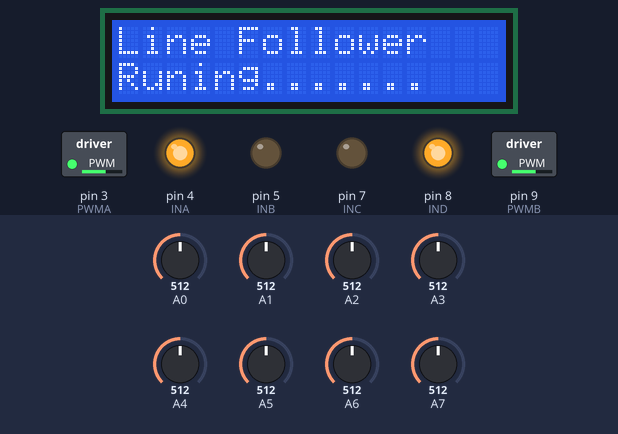
A sketch run on a simulated Arduino Nano, built with avr-gcc and run on an emulated ATmega328P. Parts: 16×2 character LCD, switched loads named in the sketch (green lamp = pin HIGH), output pins drawn as LEDs (lit = HIGH). The test bench sets the inputs (shaded band); at power-on: A1 = 512, A6 = 512, A2 = 512, A0 = 512, A3 = 512, A4 = 512, A5 = 512, A7 = 512.

Above: at 1.2 s.
1.3 s: A1 set to 789
2.8 s: A1 set to 813
At 3.7 s:
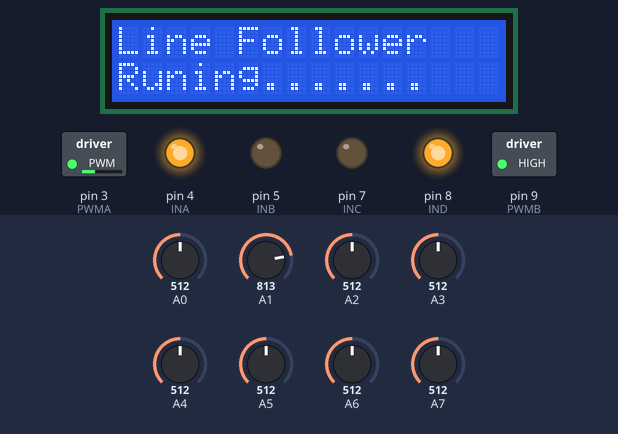
4.3 s: A6 set to 783
5.8 s: A6 set to 807
At 7.0 s:
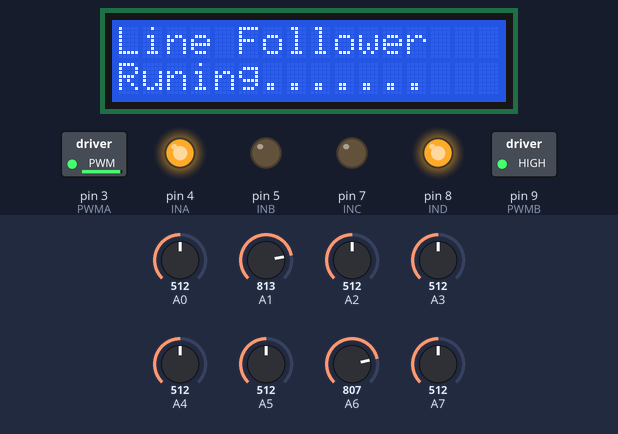
7.3 s: A2 set to 787
10.3 s: A2 set to 816
At 11.7 s:
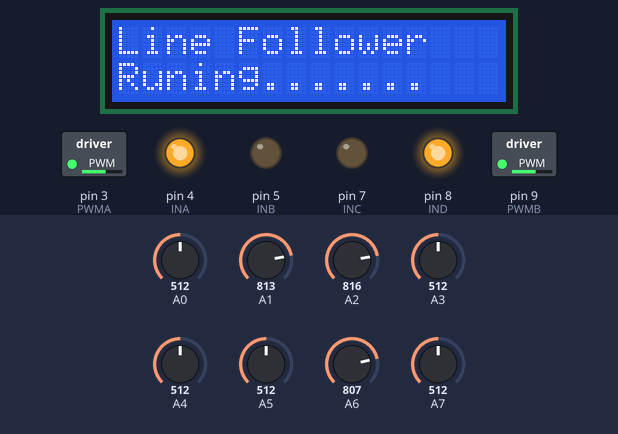
Timing chart, 0 to 12.8 s (numbered marks = the images above; inputs shaded):
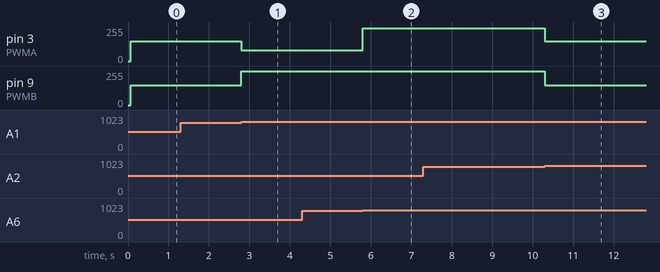

Measured:
- the behaviour switches between 799 and 800 on A1 (found by bisection; images 0 and 1)
- the behaviour switches between 799 and 800 on A6 (found by bisection; images 1 and 2)
- the behaviour switches between 799 and 800 on A2 (found by bisection; images 2 and 3)
- after the input at 1.3 s, every drawn part: stays the same
- after the input at 2.8 s, pin 3 (PWMA): 150/255 → 82/255 at once; pin 9 (PWMB): 150/255 → 255/255 at once
- after the input at 4.3 s, every drawn part: stays the same
- after the input at 5.8 s, pin 3 (PWMA): 82/255 → 244/255 at once
- after the input at 10.3 s, pin 3 (PWMA): 245/255 → 150/255 at once; pin 9 (PWMB): 255/255 → 150/255 at once

The sketch:

code_PID.ino
```cpp
#include <LiquidCrystal.h>
//động cơ 1
#define PWMA 3
#define INA 4
#define INB 5
//động cơ 2
#define PWMB 9
#define IND 8
#define INC 7

//do line
#define line_1 A0
#define line_2 A1
#define line_3 A2
#define line_4 A3
#define line_5 A4
#define line_6 A5
#define line_7 A6
#define line_8 A7

//LCD
#define RS_LCD 2
#define EN_LCD 13
#define D4_LCD 6
#define D5_LCD 10
#define D6_LCD 11
#define D7_LCD 12

// khai bao lcd
LiquidCrystal lcd(RS_LCD, EN_LCD, D4_LCD, D5_LCD, D6_LCD, D7_LCD);

int a[5];
int last_error = 0;

int integral = 0;

int expected = 2;

int mode = 0;
int speedA = 150, speedB = 150;
uint16_t analog_test[8] = {0, 0, 0, 0, 0, 0, 0, 0};
int readline();
void PID();
void set_motors(int pid);
void move(int val);

void setup()
{

  // in ra phan khoi dau
  lcd.begin(16, 2);
  lcd.print("Line Follower");
  lcd.setCursor(0, 1);
  lcd.print("Runing.......");

  // thiet lap input output
  pinMode(PWMA, OUTPUT);
  pinMode(INA, OUTPUT);
  pinMode(INB, OUTPUT);
  pinMode(INC, OUTPUT);
  pinMode(IND, OUTPUT);
  pinMode(PWMB, OUTPUT);
  pinMode(A0, INPUT);
  pinMode(A1, INPUT);
  pinMode(A2, INPUT);
  pinMode(A3, INPUT);
  pinMode(A4, INPUT);
  pinMode(A5, INPUT);
  pinMode(A6, INPUT);
  pinMode(A7, INPUT);
  Serial.begin(9600);

  //dung dong co
  digitalWrite(PWMA, 0);
  digitalWrite(PWMB, 0);
  digitalWrite(INA, 1);
  digitalWrite(INB, 0);
  digitalWrite(INC, 0);
  digitalWrite(IND, 1);
}

void loop()
{
  PID();
}

int readline()
{
  analog_test[0] = analogRead(A0);
  analog_test[1] = analogRead(A1);
  analog_test[2] = analogRead(A2);
  analog_test[3] = analogRead(A3);
  analog_test[4] = analogRead(A4);
  analog_test[5] = analogRead(A5);
  analog_test[6] = analogRead(A6);
  analog_test[7] = analogRead(A7);
  a[0] = ((analog_test[1] < 800) ? 0 : 1);
  a[1] = ((analog_test[2] < 800) ? 0 : 1);
  a[2] = (((analog_test[3] < 800) && (analog_test[4] < 800)) ? 0 : 1);
  a[3] = ((analog_test[5] < 800) ? 0 : 1);
  a[4] = ((analog_test[6] < 800) ? 0 : 1);

  bool blackspace = a[0] == 0 && a[1] == 0 && a[2] == 0 && a[3] == 0 && a[4] == 0;
  bool whitespace = a[0] == 1 && a[1] == 1 && a[2] == 1 && a[3] == 1 && a[4] == 1;
  if (blackspace || whitespace)
  {
    return 10;
  }

  if (a[0] == a[4])
  {
    mode = a[0];
  }

  for (int i = 0; i < 5; i++)
  {
    if (a[i] != mode)
    {
      return i;
    }
  }

  return 10;
}

void move(int val)
{
  analogWrite(PWMA, speedA - val);
  analogWrite(PWMB, speedB + val);
}

void PID()
{
  int i; // Control function
  int power_difference = 0;
  float Kp, Ki, Kd;
  unsigned int position;
  int derivative, error;

  position = readline();

  if (position == 10)
  {
    move(0);
    return;
  }

  error = ((int)position - expected); // 0, 1, 2, 3, 4

  derivative = error - last_error;
  if (error == 0)
    integral = 0;
  else
    integral = integral + error;
  last_error = error;

  Kp = 350;
  Ki = 0.0001;
  Kd = 10;

  power_difference = error * Kp + integral * Ki + derivative * Kd;

  move(power_difference);

}
```
